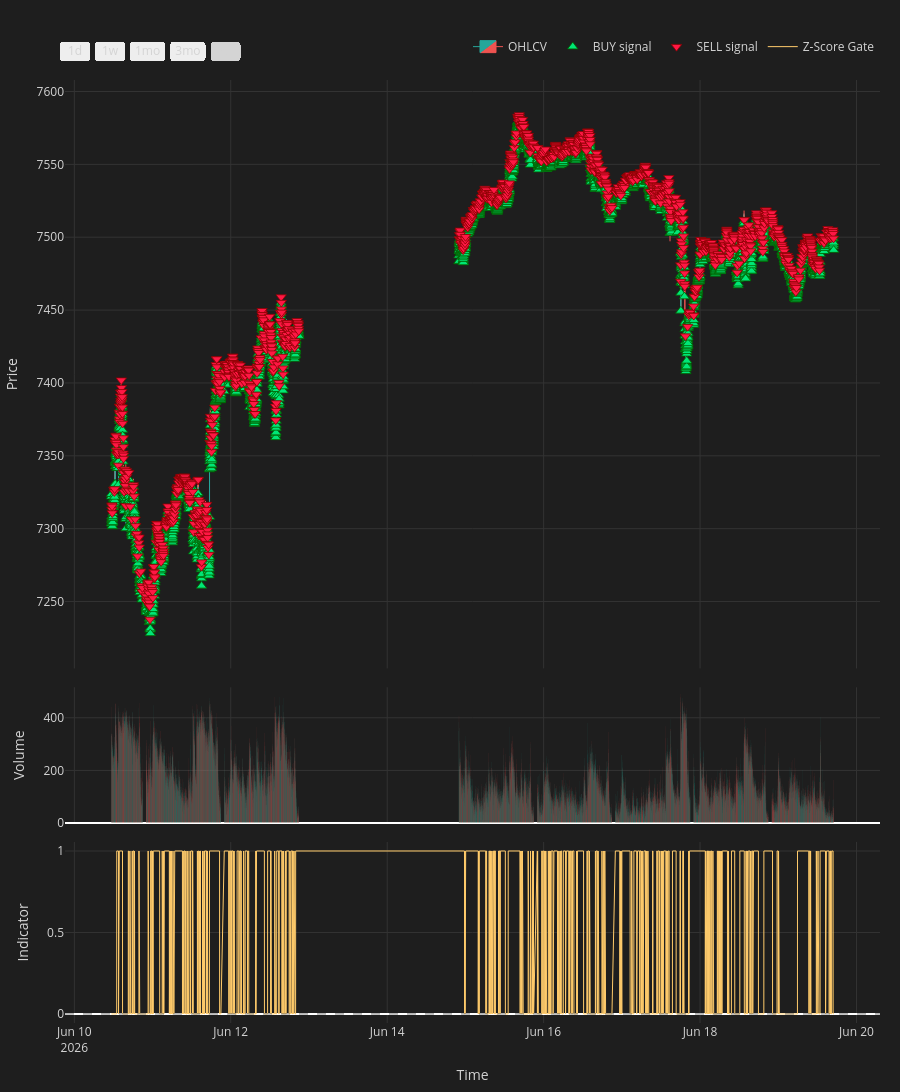

Notebook code cell kept with this figure:
### Code cell
from talib import EMA as talib_EMA
from Learn.labels import super_smoother
from plotly.subplots import make_subplots
import plotly.graph_objects as go

# ── Build chart dataframe ─────────────────────────────────────────────────────
df_chart = df[['Time', 'Open', 'High', 'Low', 'Close', 'Volume']].copy().tail(10_000).reset_index(drop=True)
sig_cols = ['Time', 'signal', 'pred_long', 'pred_short', 'pred_signed']
df_chart = df_chart.merge(df_gated[sig_cols], on='Time', how='left')
df_chart['signal'] = df_chart['signal'].fillna(0).astype(int)
# df_chart['regime'] = df_chart['regime'].fillna(0)

df_chart['z_score'] = (df_chart['Close'] - df_chart['Close'].rolling(100).mean()) / df_chart['Close'].rolling(100).std()
df_chart['z_score_binary'] = (df_chart['z_score'] > 0).astype(int)

# ── Compute regime EMA and slope (same as causal_market_regime internals) ──────
ma_period        = regime_params.get('ma_period', 21) if regime_params else 21
slope_smoothness = regime_params.get('slope_smoothness', 1) if regime_params else 1

ma_arr = talib_EMA(df_chart['Close'].values.astype(float), timeperiod=ma_period)
ma_s   = pd.Series(ma_arr, index=df_chart.index)
slope  = ma_s.diff() / ma_s
df_chart['regime_ma'] = ma_s
df_chart['slope_sm']  = super_smoother(slope, period=max(slope_smoothness, 2))

buy_bars  = df_chart[df_chart['signal'] ==  1]
sell_bars = df_chart[df_chart['signal'] == -1]

atr_series = df_chart['High'].rolling(14).mean() - df_chart['Low'].rolling(14).mean()
offset     = float(atr_series.mean()) * 0.5

vol_colors = np.where(df_chart['Close'] >= df_chart['Open'], '#26a69a', '#ef5350')

fig = make_subplots(rows=3, cols=1, shared_xaxes=True,
                    row_heights=[0.65, 0.15, 0.20], vertical_spacing=0.02)

# ── Row 1: Candlesticks ───────────────────────────────────────────────────────
fig.add_trace(go.Candlestick(
    x=df_chart['Time'], open=df_chart['Open'], high=df_chart['High'],
    low=df_chart['Low'], close=df_chart['Close'], name='OHLCV',
    increasing_line_color='#26a69a', decreasing_line_color='#ef5350',
    increasing_fillcolor='#26a69a', decreasing_fillcolor='#ef5350',
    line=dict(width=1), hoverinfo='skip'), row=1, col=1)

# ── Row 1: BUY / SELL signal markers ─────────────────────────────────────────
fig.add_trace(go.Scatter(
    x=buy_bars['Time'], y=buy_bars['Low'] - offset, mode='markers',
    marker=dict(symbol='triangle-up', size=9, color='#00e676',
                line=dict(color='darkgreen', width=0.8)),
    name='BUY signal', hoverinfo='skip'), row=1, col=1)

fig.add_trace(go.Scatter(
    x=sell_bars['Time'], y=sell_bars['High'] + offset, mode='markers',
    marker=dict(symbol='triangle-down', size=9, color='#ff1744',
                line=dict(color='darkred', width=0.8)),
    name='SELL signal', hoverinfo='skip'), row=1, col=1)

# ── Row 2: Volume ─────────────────────────────────────────────────────────────
fig.add_trace(go.Bar(x=df_chart['Time'], y=df_chart['Volume'],
    marker_color=vol_colors, marker_line_width=0,
    name='Volume', hoverinfo='skip', showlegend=False), row=2, col=1)

# ── Row 3: Z-Score ───────────────────────────────────────────────────────────
fig.add_trace(go.Scatter(
    x=df_chart['Time'], y=df_chart['z_score_binary'],
    mode='lines', line=dict(width=1, color='#ffcb6b'),
    name='Z-Score Gate', hoverinfo='skip',
), row=3, col=1)

fig.add_hline(y=0, line=dict(color='#555555', width=0.8, dash='dash'), row=3, col=1)

fig.update_layout(
    xaxis=dict(rangeslider=dict(visible=False),
               rangeselector=dict(buttons=[
                   dict(count=1, label='1d', step='day', stepmode='backward'),
                   dict(count=7, label='1w', step='day', stepmode='backward'),
                   dict(count=1, label='1mo', step='month', stepmode='backward'),
                   dict(count=3, label='3mo', step='month', stepmode='backward'),
                   dict(step='all', label='All'),
               ]), type='date'),
    xaxis3=dict(title='Time'),
    yaxis=dict(title='Price', fixedrange=False),
    yaxis2=dict(title='Volume', fixedrange=True),
    yaxis3=dict(title='Indicator', fixedrange=True),
    legend=dict(orientation='h', yanchor='bottom', y=1.02, xanchor='right', x=1),
    height=1300, margin=dict(l=60, r=20, t=80, b=60), hovermode=False,
    paper_bgcolor='#1e1e1e', plot_bgcolor='#1e1e1e', font=dict(color='#d4d4d4'),
    xaxis_gridcolor='#333', yaxis_gridcolor='#333',
    xaxis2_gridcolor='#333', yaxis2_gridcolor='#333',
    xaxis3_gridcolor='#333', yaxis3_gridcolor='#333',
)
fig.show()

### Figure 1 — Plotly figure (JSON) as saved in the notebook; plotly's stock layout.template omitted (floating-point values rounded to 4 significant figures; data arrays with more than 128 entries replaced by an {"elided": "..."} marker saying what was removed)
{"data": [{"close": {"elided": "9986 float values"}, "decreasing": {"fillcolor": "#ef5350", "line": {"color": "#ef5350"}}, "high": {"elided": "9986 float values"}, "hoverinfo": "skip", "increasing": {"fillcolor": "#26a69a", "line": {"color": "#26a69a"}}, "line": {"width": 1}, "low": {"elided": "9986 float values"}, "name": "OHLCV", "open": {"elided": "9986 float values"}, "type": "candlestick", "x": {"elided": "9986 str values"}, "xaxis": "x", "yaxis": "y"}, {"hoverinfo": "skip", "marker": {"color": "#00e676", "line": {"color": "darkgreen", "width": 0.8}, "size": 9, "symbol": "triangle-up"}, "mode": "markers", "name": "BUY signal", "type": "scatter", "x": {"elided": "7445 str values"}, "xaxis": "x", "y": {"elided": "7445 float values"}, "yaxis": "y"}, {"hoverinfo": "skip", "marker": {"color": "#ff1744", "line": {"color": "darkred", "width": 0.8}, "size": 9, "symbol": "triangle-down"}, "mode": "markers", "name": "SELL signal", "type": "scatter", "x": {"elided": "1567 str values"}, "xaxis": "x", "y": {"elided": "1567 float values"}, "yaxis": "y"}, {"hoverinfo": "skip", "marker": {"color": {"elided": "9986 str values"}, "line": {"width": 0}}, "name": "Volume", "showlegend": false, "type": "bar", "x": {"elided": "9986 str values"}, "xaxis": "x2", "y": {"elided": "9986 int values"}, "yaxis": "y2"}, {"hoverinfo": "skip", "line": {"color": "#ffcb6b", "width": 1}, "mode": "lines", "name": "Z-Score Gate", "type": "scatter", "x": {"elided": "9986 str values"}, "xaxis": "x3", "y": {"elided": "9986 int values"}, "yaxis": "y3"}], "layout": {"font": {"color": "#d4d4d4"}, "height": 1300, "hovermode": false, "legend": {"orientation": "h", "x": 1, "xanchor": "right", "y": 1.02, "yanchor": "bottom"}, "margin": {"b": 60, "l": 60, "r": 20, "t": 80}, "paper_bgcolor": "#1e1e1e", "plot_bgcolor": "#1e1e1e", "shapes": [{"line": {"color": "#555555", "dash": "dash", "width": 0.8}, "type": "line", "x0": 0, "x1": 1, "xref": "x3 domain", "y0": 0, "y1": 0, "yref": "y3"}], "xaxis": {"anchor": "y", "domain": [0, 1], "gridcolor": "#333", "matches": "x3", "rangeselector": {"buttons": [{"count": 1, "label": "1d", "step": "day", "stepmode": "backward"}, {"count": 7, "label": "1w", "step": "day", "stepmode": "backward"}, {"count": 1, "label": "1mo", "step": "month", "stepmode": "backward"}, {"count": 3, "label": "3mo", "step": "month", "stepmode": "backward"}, {"label": "All", "step": "all"}]}, "rangeslider": {"visible": false}, "showticklabels": false, "type": "date"}, "xaxis2": {"anchor": "y2", "domain": [0, 1], "gridcolor": "#333", "matches": "x3", "showticklabels": false}, "xaxis3": {"anchor": "y3", "domain": [0, 1], "gridcolor": "#333", "title": {"text": "Time"}}, "yaxis": {"anchor": "x", "domain": [0.376, 1], "fixedrange": false, "gridcolor": "#333", "title": {"text": "Price"}}, "yaxis2": {"anchor": "x2", "domain": [0.212, 0.356], "fixedrange": true, "gridcolor": "#333", "title": {"text": "Volume"}}, "yaxis3": {"anchor": "x3", "domain": [0, 0.192], "fixedrange": true, "gridcolor": "#333", "title": {"text": "Indicator"}}}}
